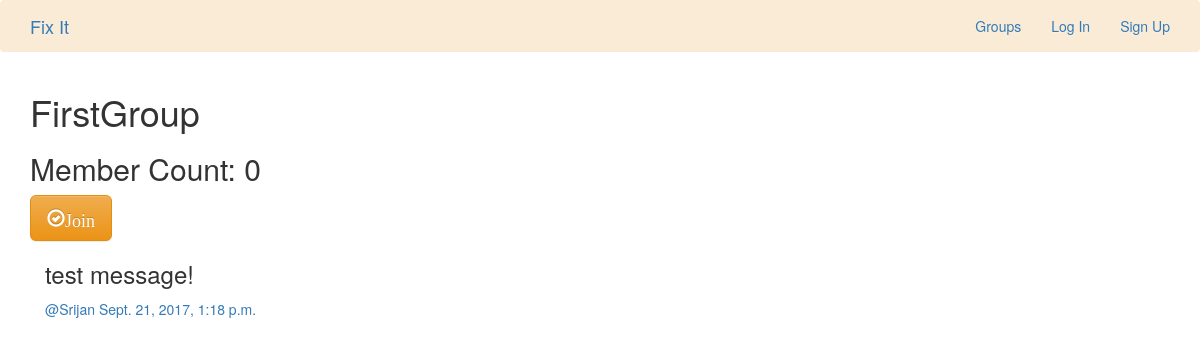
The page /groups/posts/in/firstgroup/ on the database its author committed.
### groups/models.py (models this page shows, shortened)
class Group(models.Model):
    name = models.CharField(max_length=255, unique=True)
    slug = models.SlugField(allow_unicode=True, unique=True)
    description = models.TextField(blank=True, default='')
    description_html = models.TextField(editable=False, default='', blank=True)
    members = models.ManyToManyField(User, through='GroupMember')
    class Meta:
        ordering = ['name']

### posts/models.py (models this page shows, shortened)
class Post(models.Model):
    user = models.ForeignKey(User, related_name='posts')
    created_at = models.DateTimeField(auto_now=True)
    message = models.TextField()
    message_html = models.TextField(editable=False)
    group = models.ForeignKey(Group, related_name='posts', null=True, blank=True)
    class Meta:
        ordering = ['-created_at']
        unique_together = ['user', 'message']

### groups/views.py (the view)
# urls.py: url(r'posts/in/(?P<slug>[-\w]+)/$', views.SingleGroup.as_view(), name='single'),
class SingleGroup(generic.DetailView):
    model = Group

### groups/templates/groups/group_detail.html
{% extends "groups/group_base.html" %}
{% block pregroup %}
<h1>{{group.name}}</h1>
<h2>Member Count: {{group.members.count}}</h2>
<div class="content">
  {% if user in group.members.all %}
    <a href="{% url 'groups:leave' slug=group.slug %}"
    class="btn btn-lg btn-fill btn-warning"><span class="glyphicon glyphicon-remove-circle">Leave</span></a>
  {% else %}
  <a href="{% url 'groups:join' slug=group.slug %}"
  class="btn btn-lg btn-fill btn-warning"><span class="glyphicon glyphicon-ok-circle">Join</span></a>
  {% endif %}
</div>
{% endblock %}
{% block group_content %}
<div class="col-md-8">
  {% if group.posts.count == 0 %}
    <h2>No posts in the group yet!</h2>
  {% else %}
    {% for post in group.posts.all %}
      {% include "posts/_post.html" %}
  {% endfor %}
  {% endif %}
</div>
{% endblock %}

### posts/templates/posts/_post.html (shortened to what this page needs)
<div class="post media">
  <h3>{{post.message_html|safe}}</h3>
  <div class="media body">
    <h5 class="media-heading">
    <span class="username">
      <a href="{% url 'posts:for_user' username=post.user.username %}">@{{post.user.username}}</a>
    </span>
    <time class="time">
      <a href="{% url 'posts:single' username=post.user.username pk=post.pk %}">{{post.created_at}}</a>
    </time>
    </h5>
  </div>
</div>

### rows shown on the page
Group: name "FirstGroup", members.count "0"
Post: message_html "test message!", user.username "Srijan", created_at "Sept. 21, 2017, 1:18 p.m."
